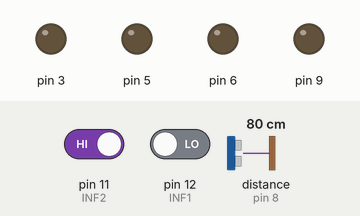
Simulated run of this sketch. Board: Arduino Uno, built with avr-gcc and run on an emulated ATmega328P. Parts: output pins drawn as LEDs (lit = HIGH). Dashed ring = blinking. The inputs (shaded band) are chosen by the test bench; at power-on: pin 12 (INF1) LOW, distance to the obstacle (sensor on pin 8) 80 cm, pin 11 (INF2) HIGH. The echo pulse lasts 58.3 µs per cm; pins used as bus, display or sensor lines are not drawn.

Above: at 8.8 s.
8.9 s: pin 12 (INF1) driven HIGH
At 13.4 s:
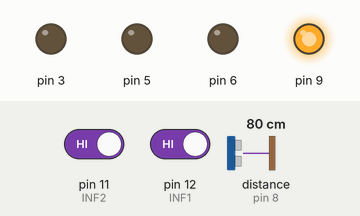
13.9 s: distance to the obstacle (sensor on pin 8) set to 32 cm
18.9 s: distance to the obstacle (sensor on pin 8) set to 26 cm
At 20.2 s:
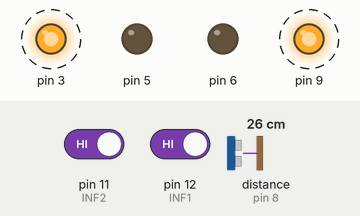
25.4 s: pin 11 (INF2) driven LOW
30.4 s: pin 12 (INF1) driven LOW
At 32.8 s:
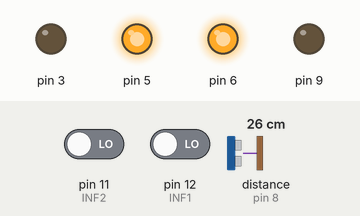
Timing chart, 0 to 40.7 s (numbered marks = the images above; inputs shaded):
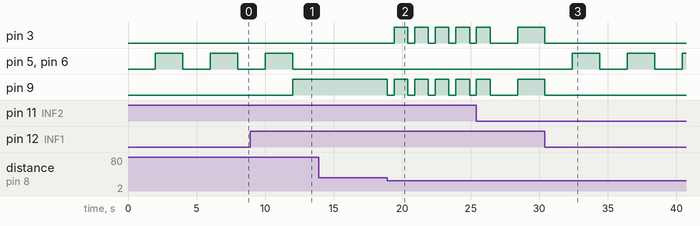

The sketch:

Tamashi.ino
```cpp
int INF1=12;
int INF2=11;
int MED_INF1=0;
int MED_INF2=0;
int distancia=0;
int tiempo=0;
int ECHO=8;
int TRIGGER=10;
void setup() {
  Serial.begin(9600);
  pinMode(INF1,INPUT);
  pinMode(INF2,INPUT);
  pinMode(ECHO,INPUT);
  pinMode(TRIGGER,OUTPUT);
  pinMode(3,OUTPUT);
  pinMode(5,OUTPUT);
  pinMode(6,OUTPUT);
  pinMode(9,OUTPUT);
}

void loop() {
  MED_INF1=digitalRead(INF1);//Atrás
  MED_INF2=digitalRead(INF2);//Adelante
  //Giro
  if(MED_INF1==1 and MED_INF2==1){
    digitalWrite(TRIGGER, LOW);
    delayMicroseconds(2);
    digitalWrite(TRIGGER, HIGH);
    delayMicroseconds(10);
    digitalWrite(TRIGGER, LOW);
    //Medir el tiempo que está en alto
    tiempo=pulseIn(ECHO,HIGH);
    distancia=tiempo/58;
    if(distancia<30){
      //Serial.println(distancia);
      digitalWrite(3,LOW);
      digitalWrite(5,LOW);
      digitalWrite(6,LOW);
      digitalWrite(9,LOW);
      delay(500);
      digitalWrite(3,HIGH);
      digitalWrite(5,LOW);
      digitalWrite(6,LOW);
      digitalWrite(9,HIGH);
      delay(1000);
    }else{
      digitalWrite(3,LOW);
      digitalWrite(5,LOW);
      digitalWrite(6,LOW);
      digitalWrite(9,HIGH);
    }
  }else if(MED_INF1==0){
    //Delante
    digitalWrite(3,LOW);
    digitalWrite(5,LOW);
    digitalWrite(6,LOW);
    digitalWrite(9,LOW);
    delay(2000);
    digitalWrite(3,LOW);
    digitalWrite(5,HIGH);
    digitalWrite(6,HIGH);
    digitalWrite(9,LOW);
    delay(2000);
  }else if(MED_INF2==0){
    //Atrás
    digitalWrite(3,LOW);
    digitalWrite(5,LOW);
    digitalWrite(6,LOW);
    digitalWrite(9,LOW);
    delay(2000);
    digitalWrite(3,HIGH);
    digitalWrite(5,LOW);
    digitalWrite(6,LOW);
    digitalWrite(9,HIGH);
    delay(2000);
  }
}
```

Measured:
- the behaviour switches between 30 and 29 cm on distance to the obstacle (sensor on pin 8) (found by bisection; images 1 and 2)
- after the input at 8.9 s, pin 9: LOW → HIGH after 3.1 s
- after the input at 13.9 s, every drawn part: stays the same
- after the input at 18.9 s, pin 3: alternates HIGH for 1.0 s and LOW for 0.50 s, starting after 0.50 s; pin 9: alternates HIGH for 1.0 s and LOW for 0.50 s, starting at once
- after the input at 30.4 s, pin 3, pin 9: goes on until 30.4 s, then stays LOW; pin 5, pin 6: alternates HIGH for 2.0 s and LOW for 2.0 s, starting after 2.0 s
- by itself, pin 5, pin 6: alternates HIGH for 2.0 s and LOW for 2.0 s
